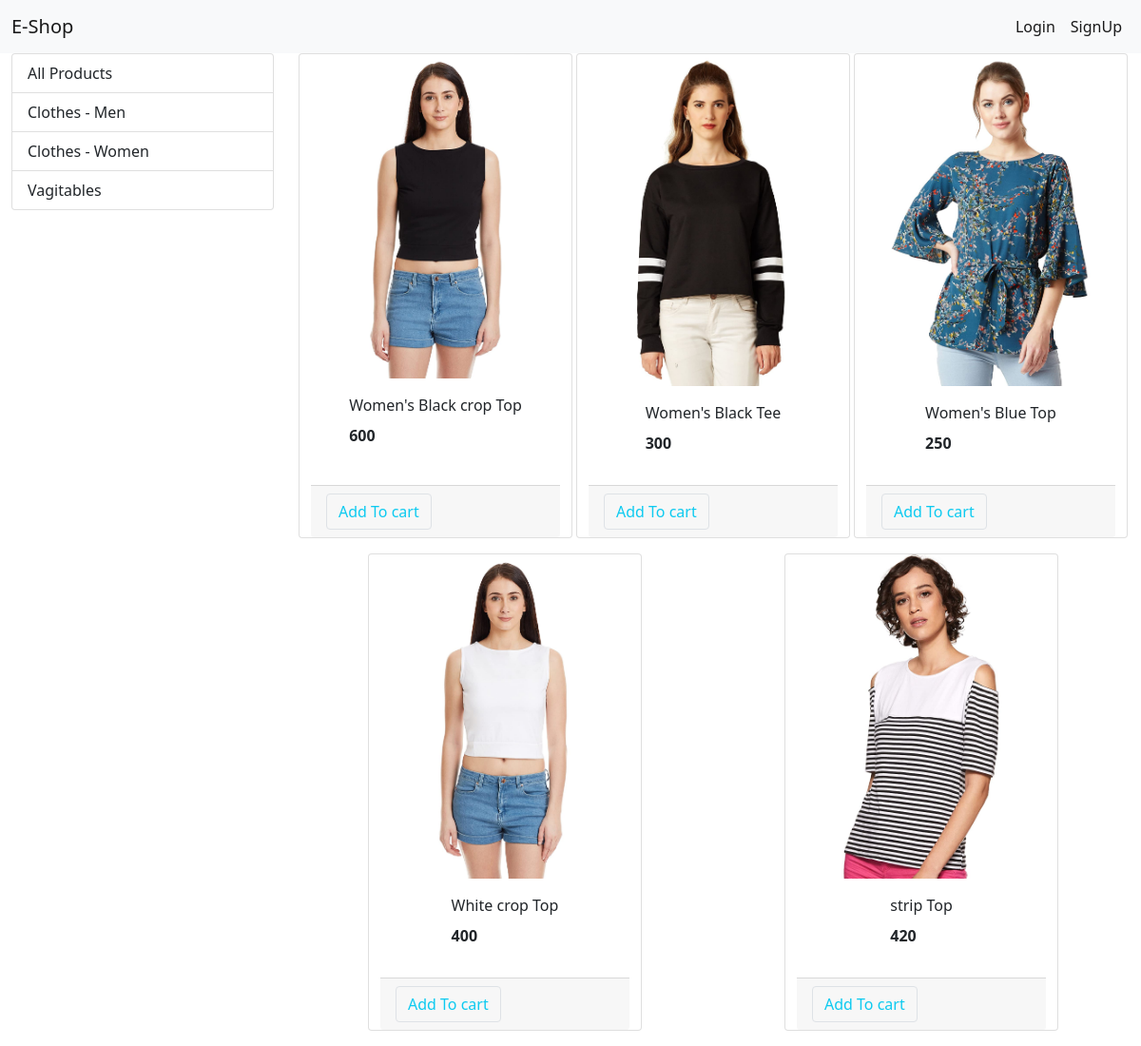
The app's page /?category=2 with its own data.
### store/models/category.py (models this page shows, shortened)
class Category(models.Model):
    name = models.CharField(max_length=50)
    @staticmethod
    def get_all_categories():
        return Category.objects.all()

### store/models/product.py (models this page shows, shortened)
class Product(models.Model):
    name = models.CharField(max_length=50)
    price = models.IntegerField(default=0)
    category = models.ForeignKey(Category,on_delete=models.CASCADE,default=1)
    description = models.CharField(max_length=200,default=' ')
    image = models.ImageField(upload_to='uploads/product/')
    @staticmethod
    def get_all_products_by_categoryid(category_id):
        if category_id:
            return Product.objects.filter(category = category_id)
        else:
            return Product.get_all_products()

### store/views.py (the view, shortened to what this page needs)
# urls.py: path('', Index.as_view(), name='homepage'),
class Index(View):
    def get(self,request):
        cart = request.session.get('cart')
        if not cart:
            request.session['cart'] = {}
        categories = Category.get_all_categories()
        categoryID = request.GET.get('category')
        if categoryID:
            products = Product.get_all_products_by_categoryid(categoryID)
        else:
            products = Product.get_all_products()
        data = {}
        data['products'] = products
        data['categories'] = categories
        return render(request, 'index.html', data)

### store/templatetags/cart.py (called while the page is built)
@register.filter(name='is_in_cart')
def is_in_cart(product,cart):
     keys = cart.keys()
     for id in keys:
         if int(id) == product.id:
             return "Product in cart"
     return ""

### store/templates/index.html (shortened to what this page needs)
  {% extends 'base.html'%}
{% block content %}
{% load cart %}
<div class="container-fluid" mt-3>
<div class="row">
<div class = "col-lg-3 mx-auto">
<div class="list-group">
<a href="/" class="list-group-item list-group-item-action ">All Products</a>
{% for category in categories%}
  <a href="/?category={{category.id}}" class="list-group-item list-group-item-action ">{{category.name}}</a>
{%endfor%}
</div>
</div>
<div id='product' class="col-lg-9 mx-auto">
<div class="row mx-auto">
  {% for product in products %}
<div class="card mx-auto mb-3 " id='{{product.id}}' style="width: 18rem;">
  <img src={{product.image.url}} class="card-img-top" alt="Card image cap">
<div class="card-body mx-auto mb-3">
    <p class="card-title">{{product.name}}</p>
    <p class="card-text"><b>{{product.price}}</b></p>
</div>
<div class ="card-footer p=0 nu-gutters">
{% if product|is_in_cart:request.session.cart%}
<div class ="row nu-gutters">
 <form action="/#{{product.id}}" class="col-2" method="post">
  {% csrf_token %}
 <input hidden type="text" name = "product" value ="{{product.id}}">
 <input hidden type="text" name = "remove" value ="True">
  <input type="submit" value = " - " class=" btn btn-block btn-secondary">
 </form>
  <div class="text-center col">{{ product|cart_quantity:request.session.cart}}</div>
 <form action="/#{{product.id}}" class="col-2" method="post">
  {% csrf_token %}
 <input hidden type="text" name = "product" value ="{{product.id}}">
  <input type="submit" value = " + " class=" btn btn-block btn-secondary">
 </form>
</div>
{%else %}
<form action="/#{{product.id}}" method= "POST" class="btn-block">
     <input type="submit" class="btn btn-outline-info border rounded " value="Add To cart">
    </form>
{%endif%}
</div>
</div>
{% endfor %}
</div>
</div>
</div>
</div>
    {% endblock %}

### records on screen
Category: name "Clothes - Men"
Category: name "Clothes - Women"
Category: name "Vagitables"
Product: image (picture), name "Women's Black crop Top", price "600"
Product: image (picture), name "Women's Black Tee", price "300"
Product: image (picture), name "Women's Blue Top", price "250"
Product: image (picture), name "White crop Top", price "400"
Product: image (picture), name "strip Top", price "420"
